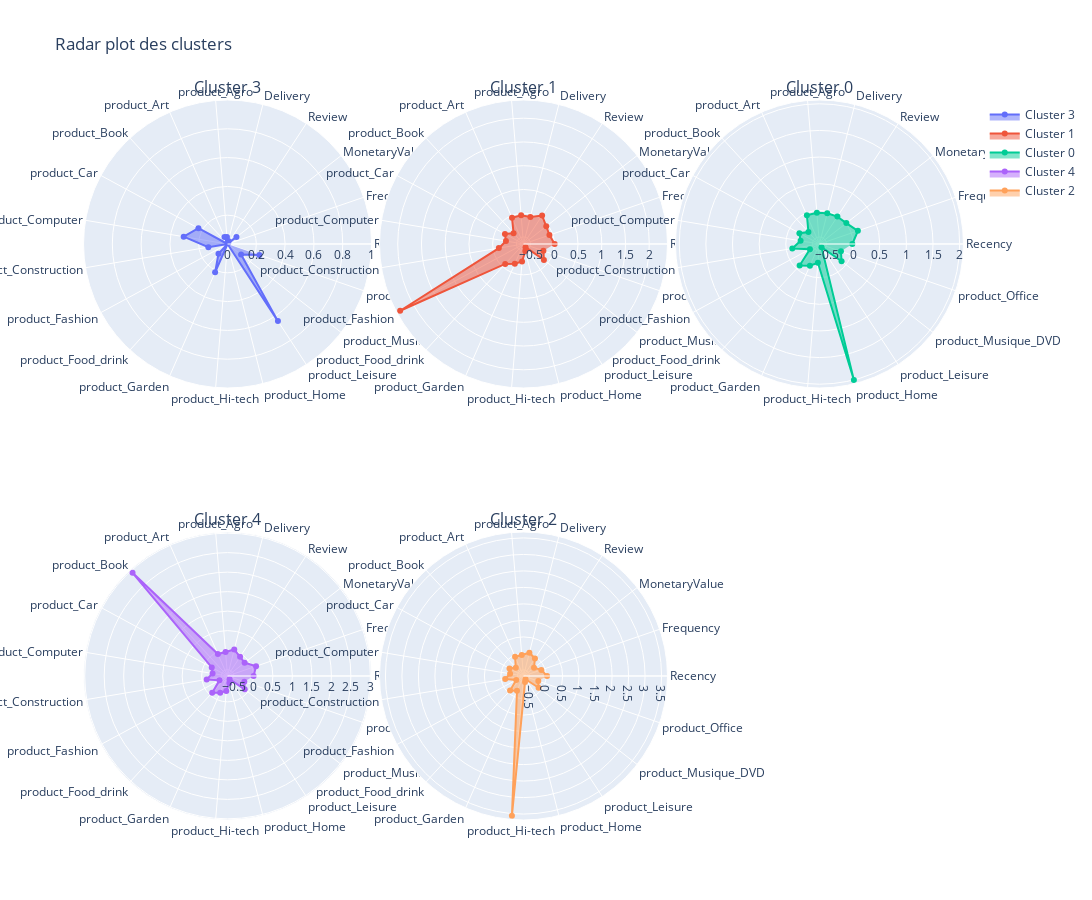

Here is the notebook cell this chart was saved with:
### Code cell
# Créer un dataframe pour chaque cluster
clusters = rfm_review_deliv_delay_categ_clustered.groupby('cluster_kmeans')

# Récupérer les noms des clusters
cluster_names = rfm_review_deliv_delay_categ_clustered['cluster_kmeans'].unique()

# Créer une figure Plotly avec 6 sous-figures polar
fig = make_subplots(rows=2, cols=3, subplot_titles=[f'Cluster {name}' for name in cluster_names], specs=[[{'type': 'polar'}]*3]*2, horizontal_spacing=0.001, vertical_spacing=0.2)

# Parcourir les clusters et ajouter un radar plot à chaque sous-figure
for i, cluster in enumerate(clusters):
    data11 = cluster[1][variables].mean().values.flatten().tolist()
    data11 += data11[:1]

    fig.add_trace(go.Scatterpolar(
        r=data11,
        theta=variables ,
        fill='toself',
        name=f'Cluster {cluster_names[i]}'
    ), row=(i // 3) + 1, col=(i % 3) + 1)

    # Ajouter les étiquettes des axes pour chaque sous-figure
    fig.update_layout(
        polar=dict(
            radialaxis=dict(
                visible=True,
                range=[0, 1]
            ),
        ),
        showlegend=True,
        width=1800,
        height=900
    )

# Mettre à jour le titre de la figure
fig.update_layout(title_text='Radar plot des clusters')

# Afficher la figure
fig.show()

### Figure 1 — Plotly figure (JSON) as saved in the notebook; plotly's stock layout.template omitted (floating-point values rounded to 4 significant figures)
{"data": [{"fill": "toself", "name": "Cluster 3", "r": [-0.001842, -0.03732, 0.07841, 0.009529, 0.02116, 0.04902, 0.05262, -0.339, 0.2299, 0.3088, 0.135, -0.4308, 0.09278, 0.2149, -0.2782, -0.4943, 0.6397, 0.119, 0.2335, -0.001842], "subplot": "polar", "theta": ["Recency", "Frequency", "MonetaryValue", "Review", "Delivery", "product_Agro", "product_Art", "product_Book", "product_Car", "product_Computer", "product_Construction", "product_Fashion", "product_Food_drink", "product_Garden", "product_Hi-tech", "product_Home", "product_Leisure", "product_Musique_DVD", "product_Office"], "type": "scatterpolar"}, {"fill": "toself", "name": "Cluster 1", "r": [0.007443, -0.07198, -0.04154, 0.06691, -0.06145, -0.04388, -0.04694, -0.3401, -0.2047, -0.2748, -0.1229, 2.305, -0.08034, -0.1935, -0.2782, -0.4958, -0.5705, -0.1047, -0.2056, 0.007443], "subplot": "polar2", "theta": ["Recency", "Frequency", "MonetaryValue", "Review", "Delivery", "product_Agro", "product_Art", "product_Book", "product_Car", "product_Computer", "product_Construction", "product_Fashion", "product_Food_drink", "product_Garden", "product_Hi-tech", "product_Home", "product_Leisure", "product_Musique_DVD", "product_Office"], "type": "scatterpolar"}, {"fill": "toself", "name": "Cluster 0", "r": [-0.01481, 0.1305, 0.006696, -0.01784, -0.03656, -0.04266, -0.04501, -0.3264, -0.2039, -0.2729, -0.1152, -0.4286, -0.0828, -0.1859, -0.2778, 2.001, -0.5618, -0.106, -0.2058, -0.01481], "subplot": "polar3", "theta": ["Recency", "Frequency", "MonetaryValue", "Review", "Delivery", "product_Agro", "product_Art", "product_Book", "product_Car", "product_Computer", "product_Construction", "product_Fashion", "product_Food_drink", "product_Garden", "product_Hi-tech", "product_Home", "product_Leisure", "product_Musique_DVD", "product_Office"], "type": "scatterpolar"}, {"fill": "toself", "name": "Cluster 4", "r": [0.004772, 0.1096, -0.1093, -0.0759, 0.0373, -0.04388, -0.04814, 2.934, -0.2029, -0.2737, -0.1206, -0.4286, -0.08266, -0.1924, -0.2792, -0.4809, -0.5675, -0.1056, -0.2082, 0.004772], "subplot": "polar4", "theta": ["Recency", "Frequency", "MonetaryValue", "Review", "Delivery", "product_Agro", "product_Art", "product_Book", "product_Car", "product_Computer", "product_Construction", "product_Fashion", "product_Food_drink", "product_Garden", "product_Hi-tech", "product_Home", "product_Leisure", "product_Musique_DVD", "product_Office"], "type": "scatterpolar"}, {"fill": "toself", "name": "Cluster 2", "r": [0.02943, -0.1137, -0.2816, -0.05065, 0.04303, -0.04388, -0.04814, -0.3402, -0.2022, -0.2728, -0.1228, -0.4345, -0.08392, -0.1932, 3.566, -0.4959, -0.5712, -0.1051, -0.2108, 0.02943], "subplot": "polar5", "theta": ["Recency", "Frequency", "MonetaryValue", "Review", "Delivery", "product_Agro", "product_Art", "product_Book", "product_Car", "product_Computer", "product_Construction", "product_Fashion", "product_Food_drink", "product_Garden", "product_Hi-tech", "product_Home", "product_Leisure", "product_Musique_DVD", "product_Office"], "type": "scatterpolar"}], "layout": {"annotations": [{"font": {"size": 16}, "showarrow": false, "text": "Cluster 3", "x": 0.1663, "xanchor": "center", "xref": "paper", "y": 1, "yanchor": "bottom", "yref": "paper"}, {"font": {"size": 16}, "showarrow": false, "text": "Cluster 1", "x": 0.5, "xanchor": "center", "xref": "paper", "y": 1, "yanchor": "bottom", "yref": "paper"}, {"font": {"size": 16}, "showarrow": false, "text": "Cluster 0", "x": 0.8337, "xanchor": "center", "xref": "paper", "y": 1, "yanchor": "bottom", "yref": "paper"}, {"font": {"size": 16}, "showarrow": false, "text": "Cluster 4", "x": 0.1663, "xanchor": "center", "xref": "paper", "y": 0.4, "yanchor": "bottom", "yref": "paper"}, {"font": {"size": 16}, "showarrow": false, "text": "Cluster 2", "x": 0.5, "xanchor": "center", "xref": "paper", "y": 0.4, "yanchor": "bottom", "yref": "paper"}], "height": 900, "polar": {"domain": {"x": [0, 0.3327], "y": [0.6, 1]}, "radialaxis": {"range": [0, 1], "visible": true}}, "polar2": {"domain": {"x": [0.3337, 0.6663], "y": [0.6, 1]}}, "polar3": {"domain": {"x": [0.6673, 1], "y": [0.6, 1]}}, "polar4": {"domain": {"x": [0, 0.3327], "y": [0, 0.4]}}, "polar5": {"domain": {"x": [0.3337, 0.6663], "y": [0, 0.4]}}, "polar6": {"domain": {"x": [0.6673, 1], "y": [0, 0.4]}}, "showlegend": true, "title": {"text": "Radar plot des clusters"}, "width": 1800}}
